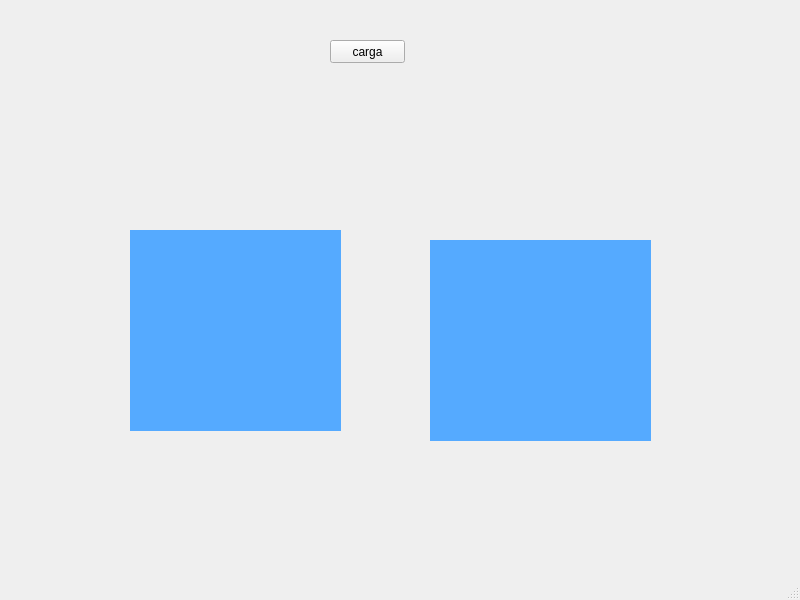
<?xml version="1.0" encoding="UTF-8"?>
<ui version="4.0">
 <class>MainWindow</class>
 <widget class="QMainWindow" name="MainWindow">
  <property name="geometry">
   <rect>
    <x>0</x>
    <y>0</y>
    <width>800</width>
    <height>600</height>
   </rect>
  </property>
  <property name="windowTitle">
   <string>MainWindow</string>
  </property>
  <widget class="QWidget" name="centralwidget">
   <widget class="QWidget" name="widget" native="true">
    <property name="geometry">
     <rect>
      <x>130</x>
      <y>230</y>
      <width>211</width>
      <height>201</height>
     </rect>
    </property>
    <property name="styleSheet">
     <string notr="true">background-color: rgb(85, 170, 255);</string>
    </property>
   </widget>
   <widget class="QWidget" name="widget_2" native="true">
    <property name="geometry">
     <rect>
      <x>430</x>
      <y>240</y>
      <width>221</width>
      <height>201</height>
     </rect>
    </property>
    <property name="styleSheet">
     <string notr="true">background-color: rgb(85, 170, 255);</string>
    </property>
   </widget>
   <widget class="QPushButton" name="boton">
    <property name="geometry">
     <rect>
      <x>330</x>
      <y>40</y>
      <width>75</width>
      <height>23</height>
     </rect>
    </property>
    <property name="text">
     <string>carga</string>
    </property>
   </widget>
  </widget>
  <widget class="QMenuBar" name="menubar">
   <property name="geometry">
    <rect>
     <x>0</x>
     <y>0</y>
     <width>800</width>
     <height>21</height>
    </rect>
   </property>
  </widget>
  <widget class="QStatusBar" name="statusbar"/>
 </widget>
 <resources/>
 <connections/>
</ui>
